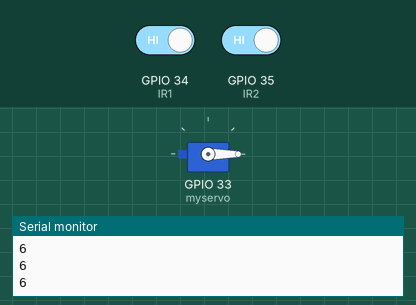
Recording of a sketch running on a simulated ESP32. Shown: servo, the last lines printed to the serial monitor. Inputs (shaded band) come from the test bench; at power-on: GPIO 34 (IR1) HIGH, GPIO 35 (IR2) HIGH.

Above: at 2.8 s.
2.9 s: GPIO 34 (IR1) driven LOW
At 4.4 s:
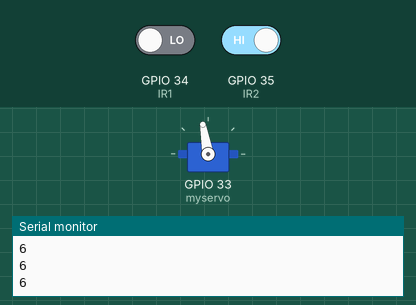
4.7 s: GPIO 34 (IR1) driven HIGH
At 4.87 s:
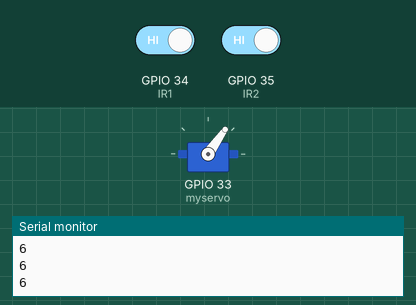
6.4 s: GPIO 35 (IR2) driven LOW
At 7.5 s:
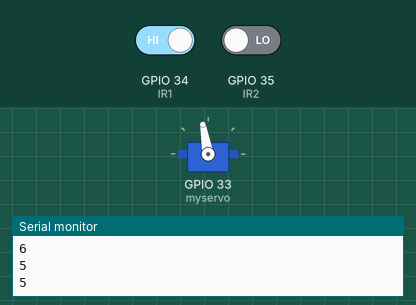
8.7 s: GPIO 35 (IR2) driven HIGH
At 9.2 s:
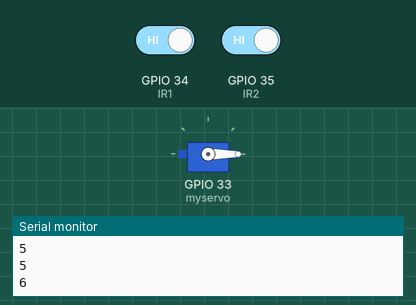
Timing chart, 0 to 11.4 s (numbered marks = the images above; inputs shaded):
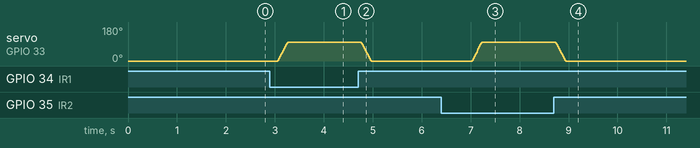

Measured:
- after the input at 2.9 s, servo on GPIO 33 (myservo): moves from 0° to 100° over 0.20 s, starting after 0.16 s
- after the input at 4.7 s, servo on GPIO 33 (myservo): moves from 100° to 0° over 0.20 s, starting after 0.07 s
- after the input at 6.4 s, servo on GPIO 33 (myservo): moves from 0° to 100° over 0.20 s, starting after 0.63 s
- after the input at 8.7 s, servo on GPIO 33 (myservo): moves from 100° to 0° over 0.20 s, starting at once

The sketch:

IR_with_Servo.ino
```cpp
#define IR1 34
#define IR2 35
#include <ESP32Servo.h>

Servo myservo;
int pos = 0;
int Total = 6;
int slot;
int f, g;
void setup()
{
  Serial.begin(115200);
  myservo.attach(33);
  pinMode(IR1, INPUT);
  pinMode(IR2, INPUT);
  slot = Total;
  myservo.write(0);
  f = 0;
  g = 0;
}
void loop()
{
  if (digitalRead(IR1) == 0)
  {
    if (slot > 0 && slot <= 6)
    {
      f = 1;
      slot = slot - 1;
    }
    delay(50);
  }
  else if (digitalRead(IR2) == 0)
  {
    if (slot >= 0 && slot < 6)
    {
      f = 1;
      slot = slot + 1;
    }
    delay(50);
  }
  if (f == 1 || g == 1)
  { for (pos = 0; pos <= 100; pos += 5)
    {
      myservo.write(pos);
      delay(10);
    }
    if(f==1)
    {
      while((digitalRead(IR2)==0)||(digitalRead(IR1)==0))
      {
        delay(500);
      }
    }
    else if(g==1)
    {
      while(digitalRead(IR1)==0 || digitalRead(IR2)==0)
      {
        delay(500);
      }
    }
    for (pos = 100; pos >= 0; pos -= 5)
    {
      myservo.write(pos);
      delay(10);
    }
    f = 0;
    g = 0;
  }
  Serial.println(slot);
  delay(1000);
}
```
